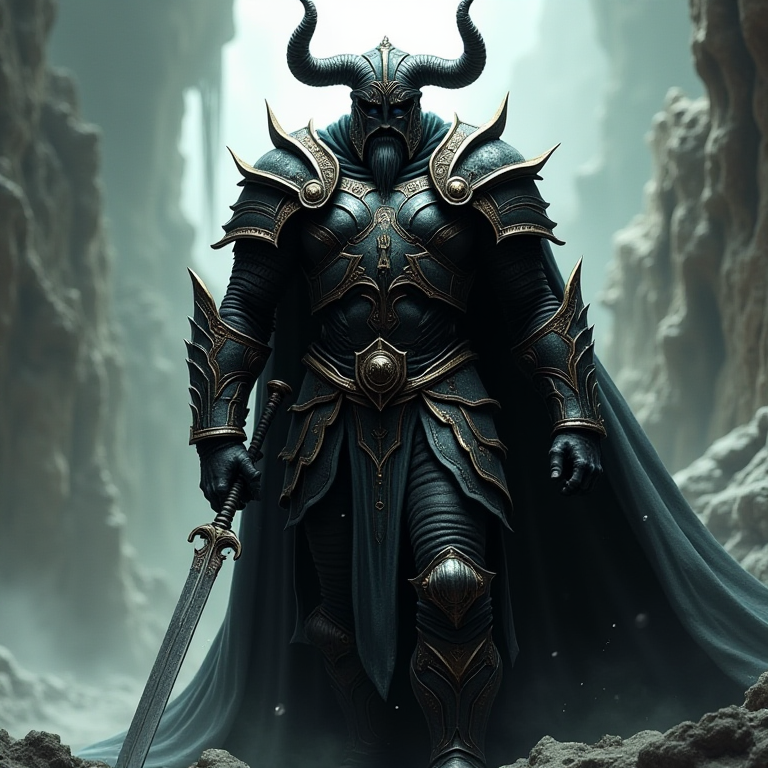
#> input picture scripts/train_lora/eval/deploy_smoke_brsk_style.png, 768 x 768 px
$ python build_montage.py --dir eval
#> lines starting #> are read from the running program, lines starting #| are printed output that depends on the picture
"""Build a labeled contact-sheet montage for a LoRA training dataset.

A pre-training human-approval gate: render every image in a dataset dir as a
labeled thumbnail grid so the whole set can be eyeballed in one PNG before any
GPU time is spent. CPU/PIL only — no torch, no CUDA.

Usage:
    python build_montage.py --dir E:/ai-training/datasets/tile_iso \
        --out E:/ai-training/datasets/tile_iso/_montage.png
    python build_montage.py --dir E:/ai-training/datasets/tile_iso   # -> <dir>/_montage.png
"""

from __future__ import annotations

import argparse
from pathlib import Path

from PIL import Image, ImageDraw, ImageFont

THUMB = 224          # thumbnail square (px)
LABEL_H = 20         # label strip under each thumb
PAD = 8              # gap between cells
COLS = 6             # thumbnails per row
BG = (24, 24, 28)
FG = (230, 230, 230)
CELL_BG = (40, 40, 46)
HEADER_H = 56


def _font(size: int) -> ImageFont.FreeTypeFont | ImageFont.ImageFont:
#> called with size = 26
    for name in ("arial.ttf", "DejaVuSans.ttf", "segoeui.ttf"):
        try:
            return ImageFont.truetype(name, size)
        except OSError:
            continue
    return ImageFont.load_default()


def _label_for(png: Path) -> str:
    """Human label from filename: the subject token before the first '__'."""
    stem = png.stem
    return stem.split("__")[0] if "__" in stem else stem


def _fit(img: Image.Image, box: int) -> Image.Image:
    """Contain-fit an image into a box×box square on CELL_BG, centered."""
#> called with box = 224
    img = img.convert("RGB")
#> img is the input picture: PIL image 768x768 RGB; mean R, G, B 76.2, 90.5, 87.4
    img.thumbnail((box, box), Image.LANCZOS)
#> img: PIL image 224x224 RGB
    canvas = Image.new("RGB", (box, box), CELL_BG)
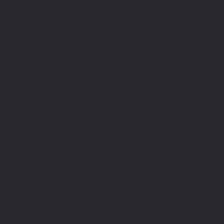
#> canvas: PIL image 224x224 RGB; mean R, G, B 40, 40, 46
    canvas.paste(img, ((box - img.width) // 2, (box - img.height) // 2))
    return canvas


def build(directory: Path, out: Path) -> Path:
    pngs = sorted(p for p in directory.glob("*.png") if not p.name.startswith("_"))
    if not pngs:
        raise SystemExit(f"no images in {directory}")

    rows = (len(pngs) + COLS - 1) // COLS
    cell_w = THUMB + PAD
    cell_h = THUMB + LABEL_H + PAD
    W = COLS * cell_w + PAD
    H = HEADER_H + rows * cell_h + PAD

    sheet = Image.new("RGB", (W, H), BG)
    draw = ImageDraw.Draw(sheet)

    title = f"{directory.name}   —   {len(pngs)} images"
    draw.text((PAD + 4, 16), title, fill=FG, font=_font(26))

    small = _font(13)
    for i, png in enumerate(pngs):
        r, c = divmod(i, COLS)
        x = PAD + c * cell_w
        y = HEADER_H + r * cell_h
        try:
            thumb = _fit(Image.open(png), THUMB)
        except Exception as e:  # noqa: BLE001 — a corrupt file shouldn't kill the sheet
            thumb = Image.new("RGB", (THUMB, THUMB), (80, 20, 20))
            ImageDraw.Draw(thumb).text((6, 6), f"ERR\n{e}", fill=FG, font=small)
        sheet.paste(thumb, (x, y))
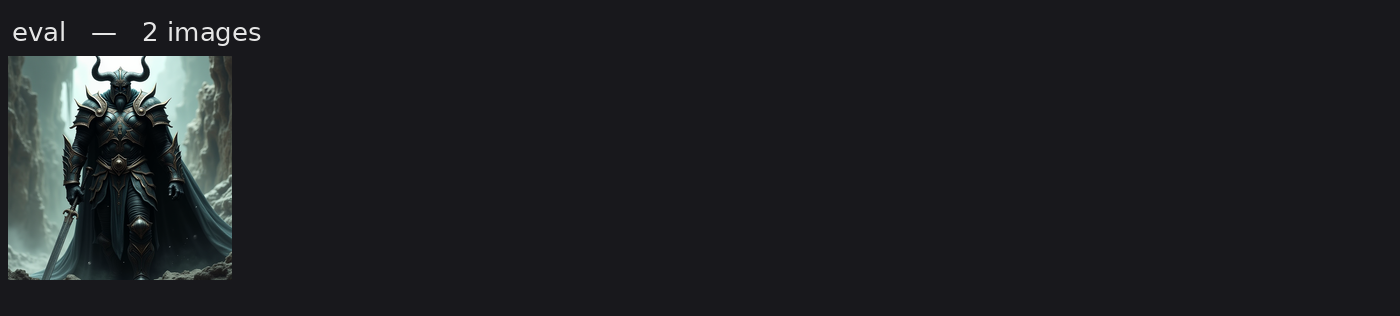
#> sheet: PIL image 1400x316 RGB; mean R, G, B 30.4, 32, 35.2
        label = _label_for(png)
        if draw.textlength(label, font=small) > THUMB - 6:
            while label and draw.textlength(label + "…", font=small) > THUMB - 6:
                label = label[:-1]
            label += "…"
        draw.text((x + 3, y + THUMB + 3), label, fill=FG, font=small)
#> pass 2 of the loop in build, `for i, png in enumerate(pngs):`:
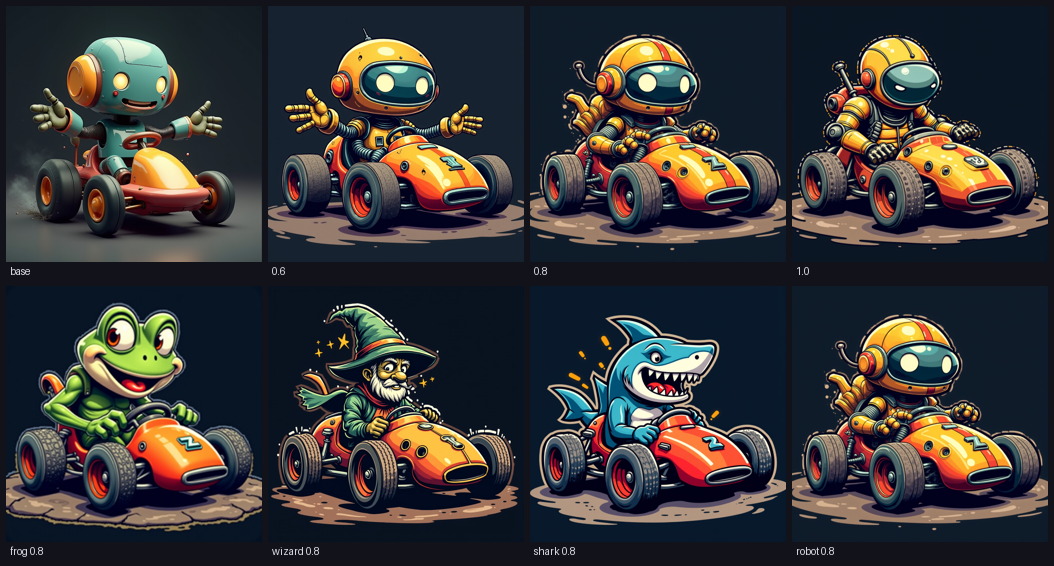
#> input picture scripts/train_lora/eval/soapbox_style_card.png, 1054 x 566 px
#> in _fit, img is the input picture: PIL image 1054x566 RGB; mean R, G, B 57.3, 55.1, 55.3
#> img: PIL image 224x120 RGB
#> in _fit (call 2), `canvas.paste(img, ((box - img.width) // 2, (box - img.height) // 2))`:
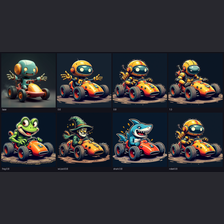
#> canvas: PIL image 224x224 RGB; mean R, G, B 49.3, 48.2, 51
#> in build, `sheet.paste(thumb, (x, y))`:
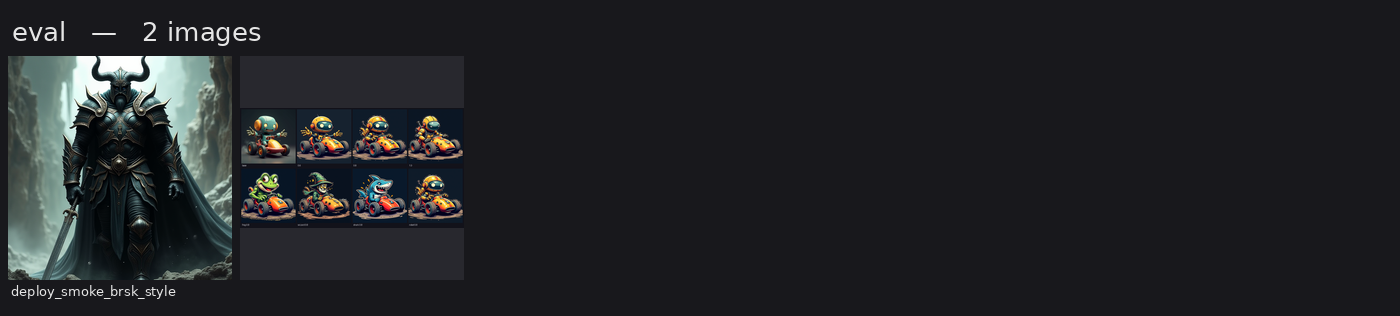
#> sheet: PIL image 1400x316 RGB; mean R, G, B 33.4, 34.9, 38

    out.parent.mkdir(parents=True, exist_ok=True)
    sheet.save(out)
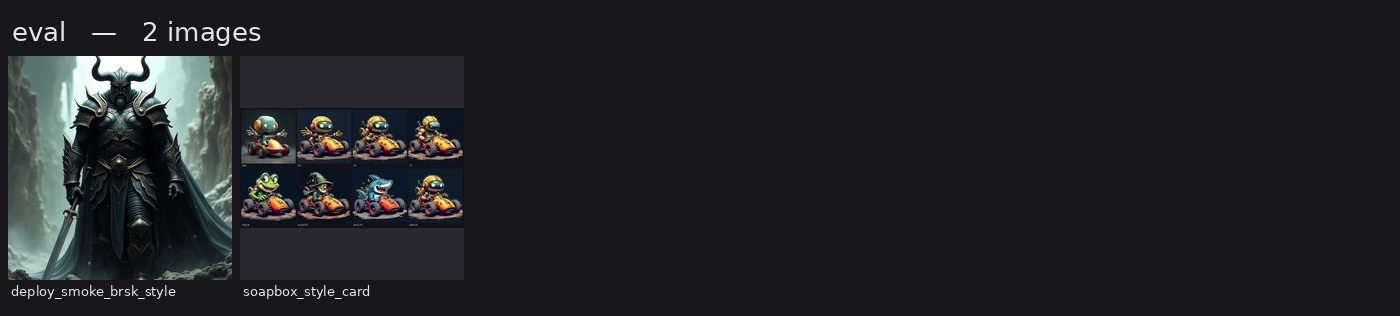
#> saved as _montage.png: PIL image 1400x316 RGB; mean R, G, B 33.6, 35.1, 38.1
    return out


def main() -> None:
    ap = argparse.ArgumentParser(description=__doc__)
    ap.add_argument("--dir", required=True, type=Path, help="dataset directory of *.png")
    ap.add_argument("--out", type=Path, default=None, help="output PNG (default <dir>/_montage)")
    args = ap.parse_args()
    out = args.out or (args.dir / "_montage.png")
    saved = build(args.dir, out)
#> (the run stopped early here; a loop or call above may not have finished)
